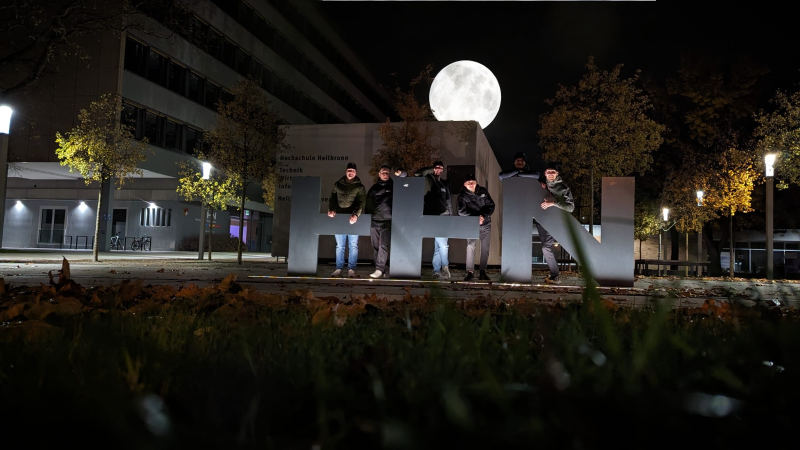
#> input picture assets/artwork.png, 1599 x 899 px, given in place of long_bieberach.mov, which was not available (shown at 1/2 size)
$ jupyter execute --allow-errors local_heatmap_on_image.ipynb   (older library calls are emulated)
#> lines starting #> are read from the running program, lines starting #| are printed output that depends on the picture; pictures that were not available may be replaced by others from this repository, and a replacement may not be noted
#> further down, frame is the input picture: shape (899, 1599, 3); mean B, G, R 26.8, 31.9, 34.5
[cell 1]
from ultralytics import YOLO
import cv2
from ultralytics.utils.plotting import Annotator  # ultralytics.yolo.utils.plotting is deprecated
from PIL import Image
import matplotlib.pyplot as plt
import numpy as np
import os
from tqdm import tqdm

#> (a cell that did not finish here is left out)

[cell 3]
cap = cv2.VideoCapture("/Users/morris/Documents/Git/Hackathon2023/data/long_bieberach.mov")
centers = [] # Array of center positions (x, y)

counter = 0
#> (the rest of this cell did not finish here and is left out)

[cell 4]
densities = np.zeros((image.shape[0], image.shape[1]), dtype=np.float32)
#> densities: shape (899, 1599) float32; every value is 0
for center in tqdm(centers):
    size = (10, 10)#(int(w/2 * 0.04), int(h/2 * 0.04))
    angle = 0
    startAngle = 0
    endAngle = 360
    density = np.zeros((image.shape[0], image.shape[1]), dtype=np.float32)
    cv2.ellipse(density, center, size, angle, startAngle, endAngle, (1, 1), -1)
    density = cv2.GaussianBlur(density, (21, 21), 0)
    densities = densities + density
densities = cv2.GaussianBlur(densities, (21, 21), 0)
densities = densities + np.ones(densities.shape)
#> densities: shape (899, 1599) float64; every value is 1
densities = np.log(densities**4)
#> densities: shape (899, 1599) float64; every value is 0
densities = cv2.normalize(densities, None, 0, 255, cv2.NORM_MINMAX, cv2.CV_8U)
#> densities: shape (899, 1599); every value is 0
heatmap = cv2.applyColorMap(densities, cv2.COLORMAP_TURBO)
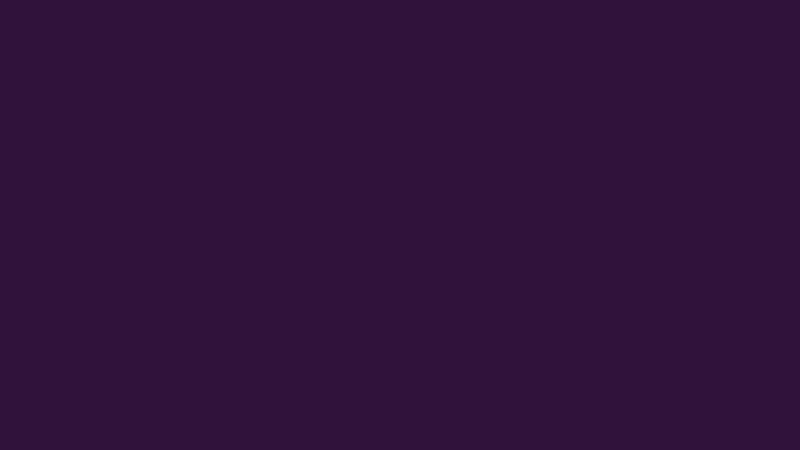
#> heatmap: shape (899, 1599, 3) (shown at 1/2 size); mean B, G, R 59, 18, 48
heatmap = cv2.cvtColor(heatmap, cv2.COLOR_BGR2RGB)
img = cv2.addWeighted(image, 0.5, heatmap, 0.5, 0)
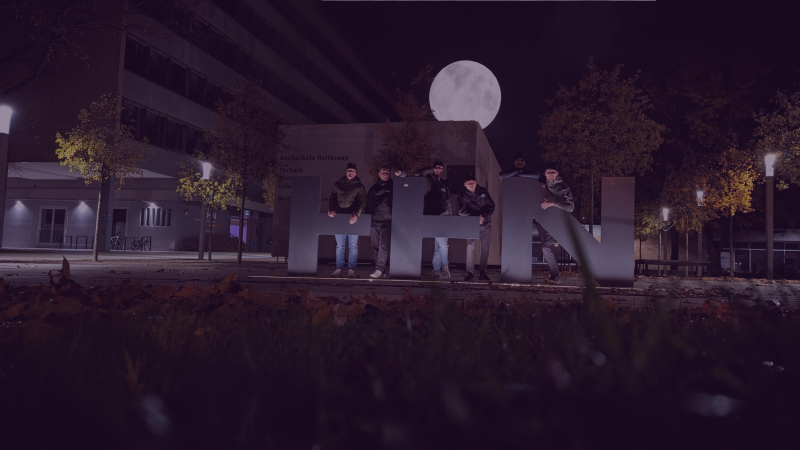
#> img: shape (899, 1599, 3) (shown at 1/2 size); mean R, G, B 41.2, 24.9, 42.9

[cell 5]
def plot_densities(img: np.array, densities: np.array) -> None:
    """ Plots the densities / heatmap as a two axis plot
    First axis shows the heatmap overlayed on the first input image;
    Second axis show the heatmap only.

    :param img: np.array -- Image with heatmap overlay (Result of cv2.addWeighted(image, heatmap))
    :param densities: np.array -- Image of heatmap
    :return: None
    """
    fig, axes = plt.subplots(nrows=1, ncols=2, figsize=(20, 20))
    axes[0].imshow(img)
    axes[0].set_title(f"Heatmap Overlay (N_Frames = {len(densities)})", size=16, fontweight="bold")
    axes[1].imshow(densities)
    axes[1].set_title(f"Heatmap (N_Frames = {len(densities)})", size=16, fontweight="bold")
    fig.tight_layout()
    plt.savefig('../assets/heatmap.png', dpi=350, bbox_inches='tight')
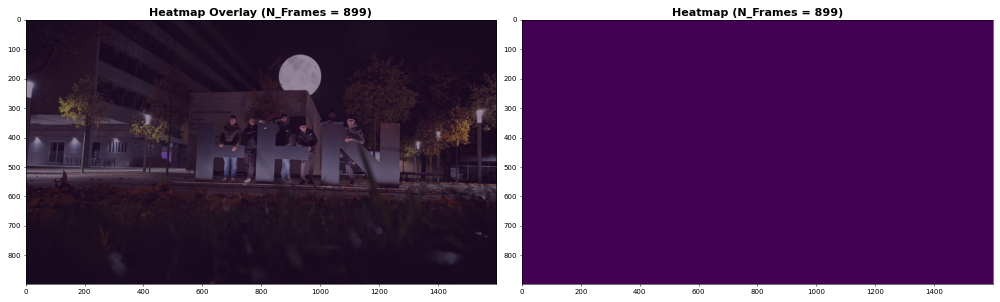
#> figure drawn by matplotlib, 2 panels
    plt.show()

plot_densities(img, densities)
